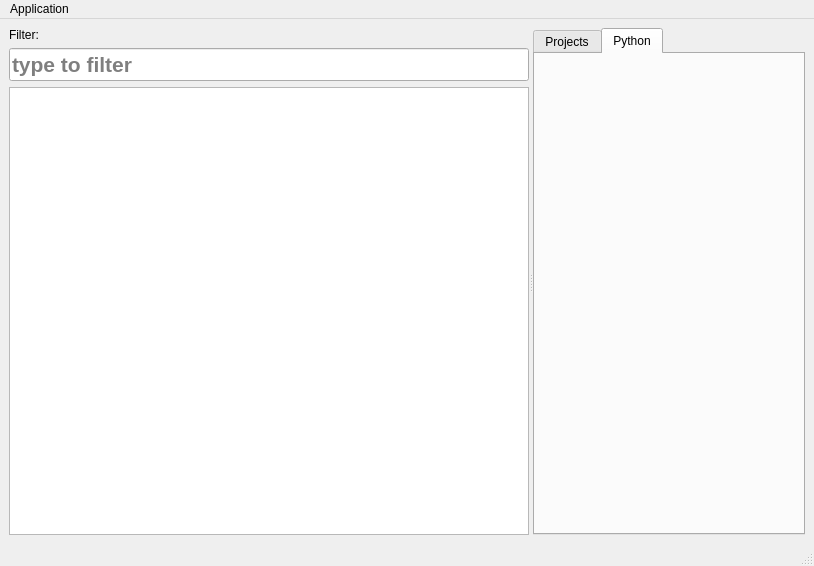
<?xml version="1.0" encoding="UTF-8"?>
<ui version="4.0">
 <class>MainWindow</class>
 <widget class="QMainWindow" name="MainWindow">
  <property name="geometry">
   <rect>
    <x>0</x>
    <y>0</y>
    <width>814</width>
    <height>566</height>
   </rect>
  </property>
  <property name="windowTitle">
   <string>MainWindow</string>
  </property>
  <widget class="QWidget" name="centralwidget">
   <layout class="QHBoxLayout" name="horizontalLayout">
    <item>
     <widget class="QSplitter" name="splitter">
      <property name="orientation">
       <enum>Qt::Horizontal</enum>
      </property>
      <widget class="QWidget" name="layoutWidget">
       <layout class="QVBoxLayout" name="verticalLayout">
        <item>
         <widget class="QLabel" name="label">
          <property name="text">
           <string>Filter:</string>
          </property>
         </widget>
        </item>
        <item>
         <widget class="QLineEdit" name="lineEdit">
          <property name="font">
           <font>
            <pointsize>16</pointsize>
            <weight>75</weight>
            <bold>true</bold>
           </font>
          </property>
          <property name="placeholderText">
           <string>type to filter</string>
          </property>
         </widget>
        </item>
        <item>
         <widget class="QTreeView" name="treeView"/>
        </item>
       </layout>
      </widget>
      <widget class="QTabWidget" name="tabWidget">
       <property name="currentIndex">
        <number>1</number>
       </property>
       <widget class="QWidget" name="tabProject">
        <attribute name="title">
         <string>Projects</string>
        </attribute>
        <layout class="QVBoxLayout" name="verticalLayout_2">
         <item>
          <layout class="QHBoxLayout" name="projectSelectorLayout"/>
         </item>
         <item>
          <widget class="QSplitter" name="projecTabSplitter">
           <property name="orientation">
            <enum>Qt::Horizontal</enum>
           </property>
          </widget>
         </item>
        </layout>
       </widget>
       <widget class="QWidget" name="tabTools">
        <attribute name="title">
         <string>Python</string>
        </attribute>
       </widget>
      </widget>
     </widget>
    </item>
   </layout>
  </widget>
  <widget class="QMenuBar" name="menubar">
   <property name="geometry">
    <rect>
     <x>0</x>
     <y>0</y>
     <width>814</width>
     <height>26</height>
    </rect>
   </property>
   <widget class="QMenu" name="menuApplication">
    <property name="title">
     <string>Application</string>
    </property>
    <addaction name="actionExit"/>
    <addaction name="actionAbout"/>
   </widget>
   <addaction name="menuApplication"/>
  </widget>
  <widget class="QStatusBar" name="statusbar"/>
  <action name="actionExit">
   <property name="text">
    <string>Exit</string>
   </property>
  </action>
  <action name="actionAbout">
   <property name="text">
    <string>About</string>
   </property>
  </action>
 </widget>
 <resources>
  <include location="resources.qrc"/>
 </resources>
 <connections/>
</ui>
